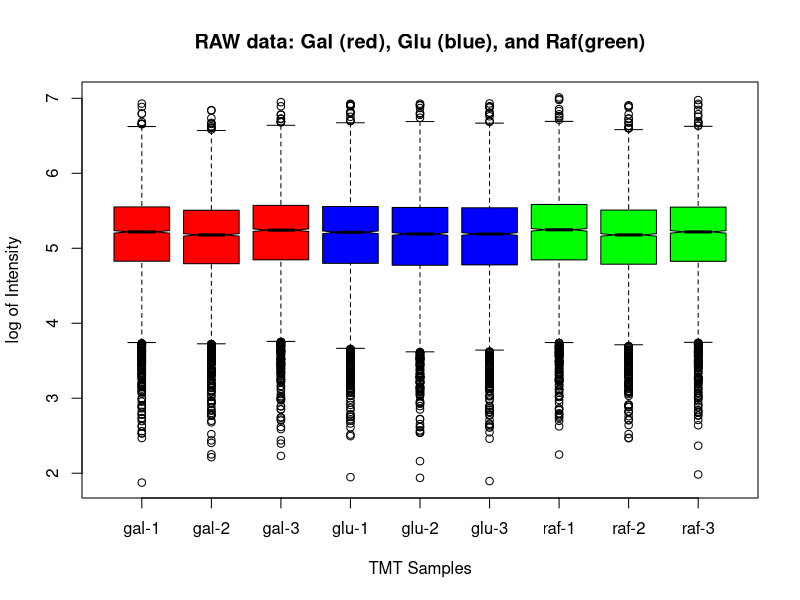
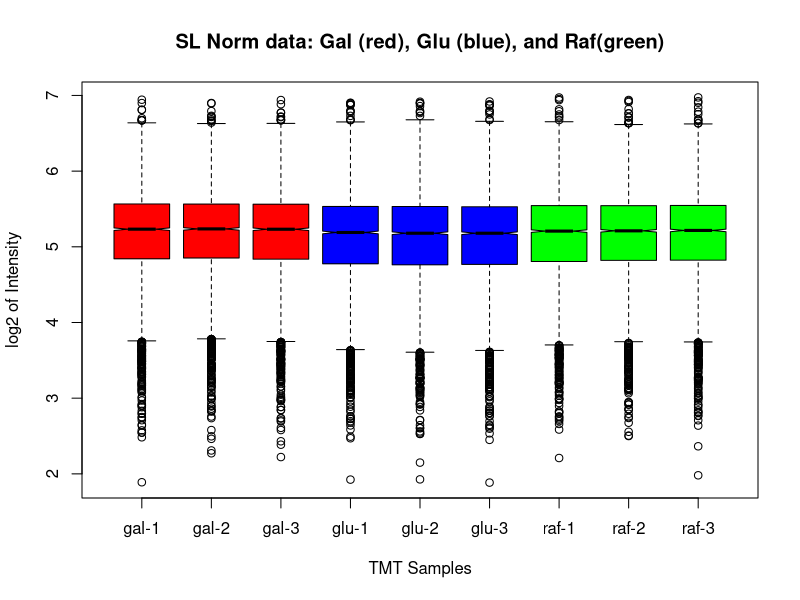
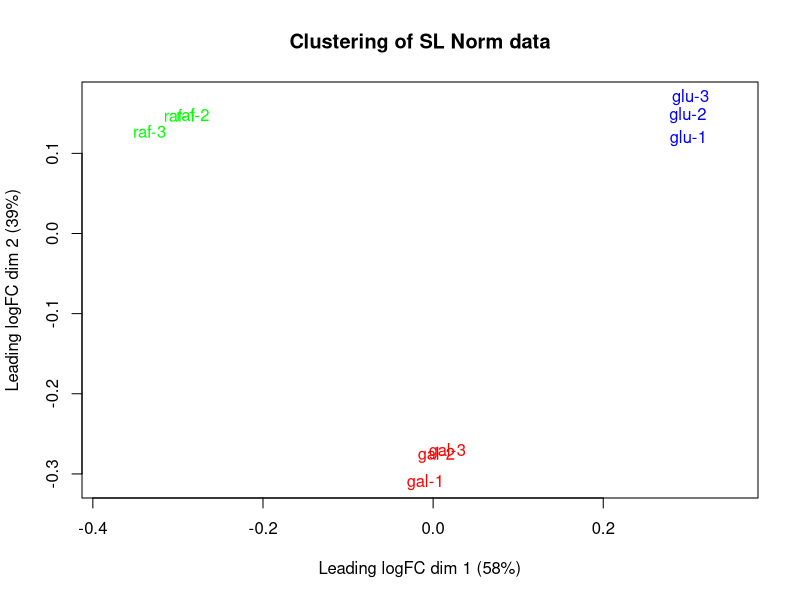
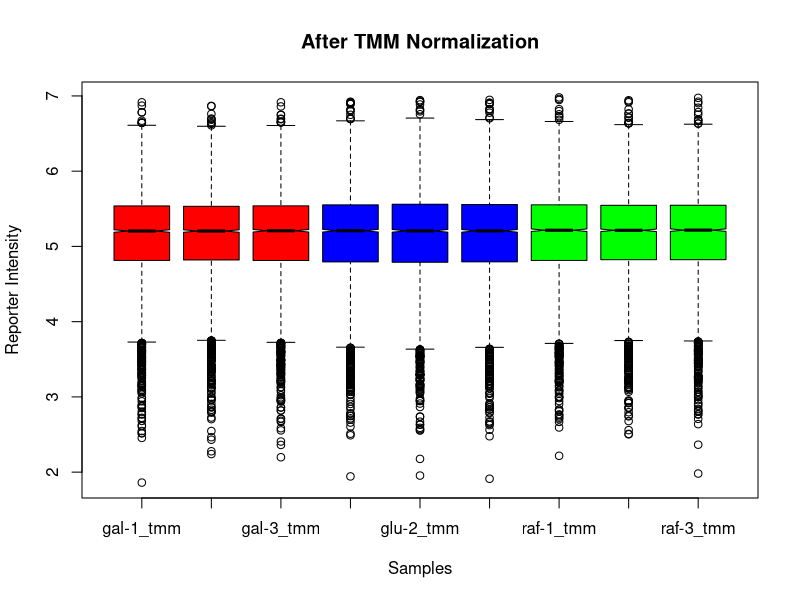
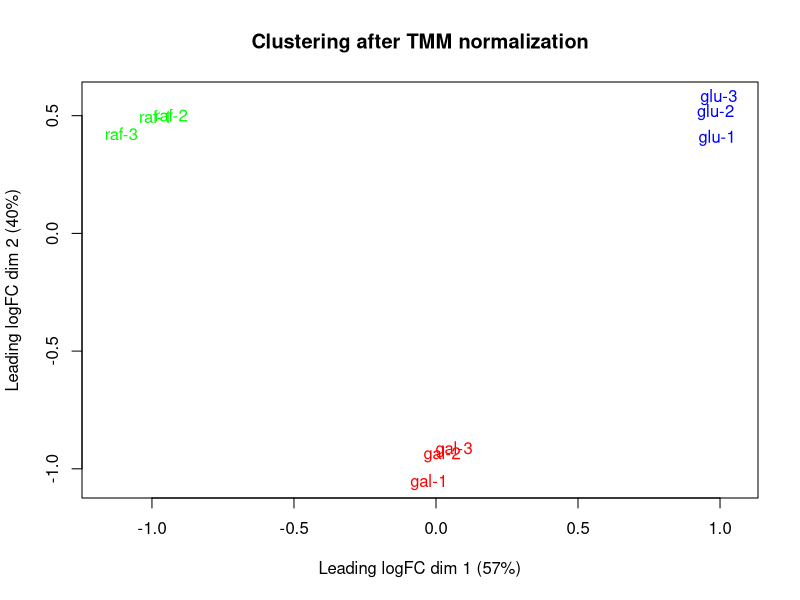
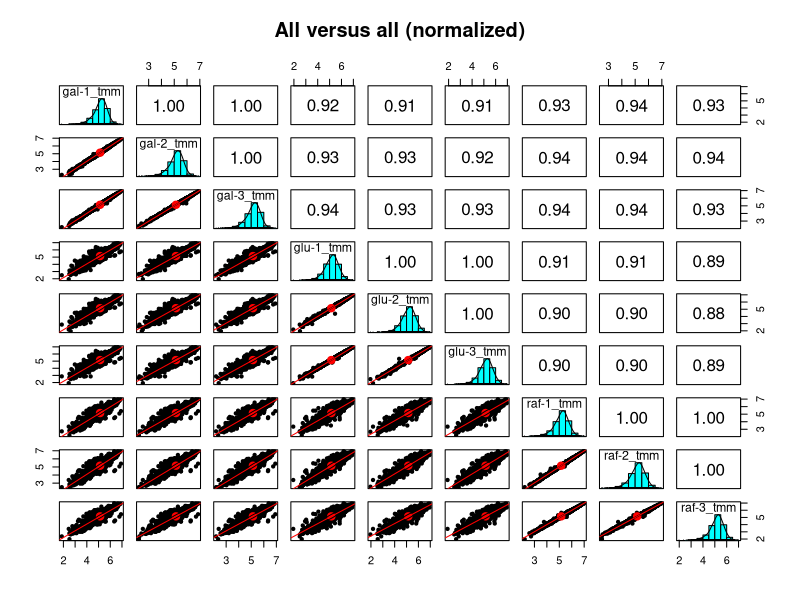
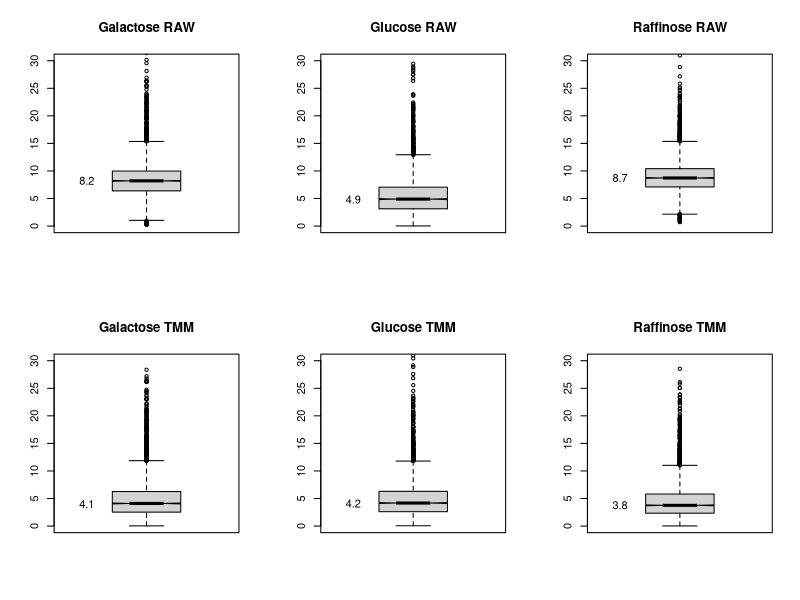
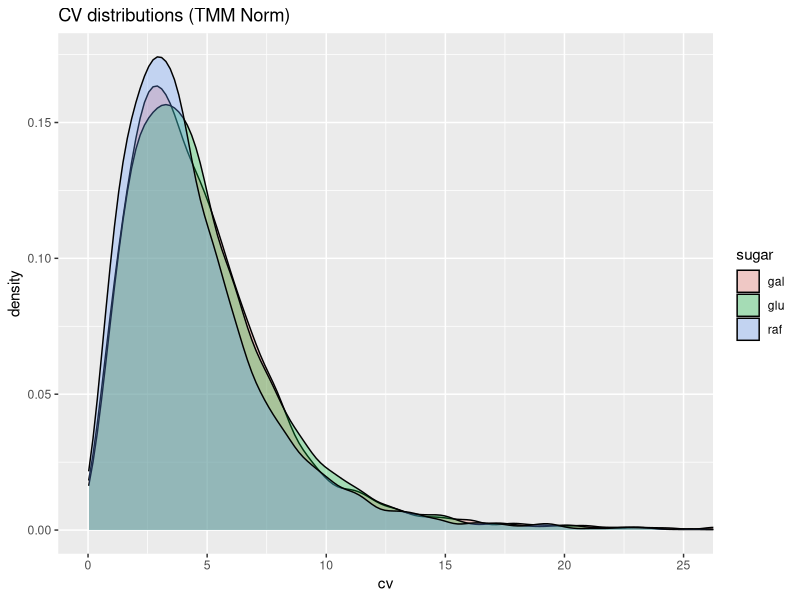

Reproduce these figures in R, in order.

# load libraries first
library("psych")
library("tidyverse")
library("stringr")
library("gridExtra")
library("scales")
library("edgeR")
library("limma")

# load the data file into a data tibble 
raw_data <- read_tsv(file = "R-input.txt")

# separate row identifiers from the data
accession <- raw_data$Accession
tmt_raw <- raw_data %>% select(-c(Accession))

# let's use more descriptive column names
colnames(tmt_raw) <- c("gal-1", "gal-2", "gal-3", 
                        "glu-1", "glu-2", "glu-3",
                        "raf-1", "raf-2", "raf-3")
nrow(tmt_raw)

# let's see what the starting data look like
# set a 3 by 3 color vector
color_vector <- rep(c("red", "blue", "green"), each = 3)

# boxplots of RAW log intensities
boxplot(log10(tmt_raw), col = color_vector, 
        notch = TRUE, main = "RAW data: Gal (red), Glu (blue), and Raf(green)",
        xlab = "TMT Samples", ylab = "log of Intensity")

SL_Norm <- function(df) {
    # This makes each channel sum to the average grand total
        # df - data frame of TMT intensities
        # returns a new data frame with normalized values
    norm_facs <- mean(c(colSums(df))) / colSums(df)
    cat("SL Factors:\n", sprintf("%-5s -> %f\n", colnames(df), norm_facs))
    df_sl  <- sweep(df, 2, norm_facs, FUN = "*")
}

# normalize the raw data
tmt_sl <- SL_Norm(tmt_raw)

# let's see what the SL normalized data look like
boxplot(log10(tmt_sl), col = color_vector, 
        notch = TRUE, main = "SL Norm data: Gal (red), Glu (blue), and Raf(green)",
        xlab = "TMT Samples", ylab = "log2 of Intensity")

# and check clustering
plotMDS(log10(tmt_sl), col = color_vector, main = "Clustering of SL Norm data")

# load data, study design, and row labels into edgeR object
group <- rep(c("gal", "glu", "raf"), each = 3)
y <- DGEList(counts = tmt_raw, group = group, genes = accession)

# run TMM normalization
y <- calcNormFactors(y) 
y$samples

apply_tmm_factors <- function(y) {
    # computes the tmm normalized data from the DGEList object
        # y - DGEList object
        # returns a dataframe with normalized intensities
    
    # compute grand total (library size) scalings
    lib_facs <- mean(y$samples$lib.size) / y$samples$lib.size

    # the TMM factors are library adjustment factors (so divide by them)
    norm_facs <- lib_facs / y$samples$norm.factors

    # compute the normalized data as a new data frame
    tmt_tmm <- as.data.frame(sweep(y$counts, 2, norm_facs, FUN = "*"))
    colnames(tmt_tmm) <- str_c(colnames(tmt_raw), "_tmm")
    
    # return the data frame
    tmt_tmm
}
tmt_tmm <- apply_tmm_factors(y)

# look at intensity distributions across samples after TMM
boxplot(log10(tmt_tmm), 
        col = color_vector,
        xlab = "Samples", ylab = "Reporter Intensity", 
        main = "After TMM Normalization", notch = TRUE)

# check clustering after TMM with MDS plot
plotMDS(y, col = color_vector, main = "Clustering after TMM normalization")

# compare all samples to each other
pairs.panels(log10(tmt_tmm), method = "spearman", 
             lm = TRUE, main = "All versus all (normalized)")

# save the indexes of each condition
gal <- 1:3
glu <- 4:6
raf <- 7:9

CV <- function(df) {
    # Computes CVs of data frame rows
        # df - data frame, 
        # returns vector of CVs (%)
    ave <- rowMeans(df)    # compute averages
    sd <- apply(df, 1, sd) # compute standard deviations
    cv <- 100 * sd / ave   # compute CVs in percent (last thing gets returned)
}

labeled_boxplot <- function(df, ylim, title) {
    # Makes a box plot with the median value labeled
        # df - data frame with data to compute CVs of
        # ylim - upper limit for y-axis
        # title - plot title
    cv = CV(df)
    boxplot(cv, ylim = c(0, ylim), notch = TRUE, main = title)
    text(x = 0.65, y = boxplot.stats(cv)$stats[3], 
         labels = round(boxplot.stats(cv)$stats[3], 1))
}

# make CV distributions for each condition before and after normalization
par(mfrow = c(2, 3))

labeled_boxplot(tmt_raw[gal], 30, "Galactose RAW")
labeled_boxplot(tmt_raw[glu], 30, "Glucose RAW")
labeled_boxplot(tmt_raw[raf], 30, "Raffinose RAW")
labeled_boxplot(tmt_tmm[gal], 30, "Galactose TMM")
labeled_boxplot(tmt_tmm[glu], 30, "Glucose TMM")
labeled_boxplot(tmt_tmm[raf], 30, "Raffinose TMM")

par(mfrow = c(1, 1))

# print CV cutoffs that cature 90% of the proteins
cat("Gal - 90% of CVs less than:", round(quantile(CV(tmt_tmm[gal]), probs = 0.9), 2), "%\n")
cat("Glu - 90% of CVs less than:", round(quantile(CV(tmt_tmm[glu]), probs = 0.9), 2), "%\n")
cat("Raf - 90% of CVs less than:", round(quantile(CV(tmt_tmm[raf]), probs = 0.9), 2), "%\n")

# make a tidy data frame for plotting
cv_gal <- data.frame(cv = CV(tmt_tmm[gal]), sugar = "gal", stringsAsFactors = FALSE)
cv_glu <- data.frame(cv = CV(tmt_tmm[glu]), sugar = "glu", stringsAsFactors = FALSE)
cv_raf <- data.frame(cv = CV(tmt_tmm[raf]), sugar = "raf", stringsAsFactors = FALSE)
cv_long <- rbind(cv_gal, cv_glu, cv_raf)

# density plots
ggplot(cv_long, aes(x = cv, fill = sugar)) +
  geom_density(alpha = 0.3) +
  coord_cartesian(xlim = c(0, 25)) +
  ggtitle("CV distributions (TMM Norm)")

# compute the shared variance estimates and plot variance trends
y <- estimateDisp(y)
plotBCV(y, main = "Carbon Sources")

collect_results <- function(df, tt, x, xlab, y, ylab) {
    # Computes new columns and extracts some columns to make results frame
        # df - data in data.frame
        # tt - top tags from edgeR test
        # x - columns for first condition
        # xlab - label for x
        # y - columns for second condition
        # ylab - label for y
        # returns a new dataframe
    
    # condition average vectors
    ave_x <- rowMeans(df[x])
    ave_y <- rowMeans(df[y])
    
    # FC, direction, candidates
    fc <- ifelse(ave_y > ave_x, (ave_y / ave_x), (-1 * ave_x / ave_y))
    direction <- ifelse(ave_y > ave_x, "up", "down")
    candidate = cut(tt$FDR, breaks = c(-Inf, 0.01, 0.05, 0.10, 1.0), 
                    labels = c("high", "med", "low", "no"))
    
    # make data frame
    temp <- cbind(df[c(x, y)], data.frame(logFC = tt$logFC, FC = fc, 
                                          PValue = tt$PValue, FDR = tt$FDR, 
                                          ave_x = ave_x, ave_y = ave_y, 
                                          direction = direction, candidate = candidate, 
                                          Acc = tt$genes)) 
    
    # fix column headers for averages
    names(temp)[names(temp) %in% c("ave_x", "ave_y")]  <- str_c("ave_", c(xlab, ylab))    
    
    temp # return the data frame
}

# compute the exact test models, p-values, FC, etc.
et <- exactTest(y, pair = c("gal", "glu"))

# see which proteins have the smallest p-values
topTags(et)$table

# make the results table 
tt <- topTags(et, n = Inf, sort.by = "none")$table
gal_glu <- collect_results(tmt_tmm, tt, gal, "gal", glu, "glu")

pvalue_plots <- function(results, ylim, title) {
    # Makes p-value distribution plots
        # results - results data frame
        # ylim - ymax for expanded view
        # title - plot title
    p_plot <- ggplot(results, aes(PValue)) + 
        geom_histogram(bins = 100, fill = "white", color = "black") +
        geom_hline(yintercept = mean(hist(results$PValue, breaks = 100, 
                                     plot = FALSE)$counts[26:100]))

    # we will need an expanded plot
    p1 <- p_plot + ggtitle(str_c(title, " p-value distribution"))
    p2 <- p_plot + coord_cartesian(xlim = c(0, 1.0), ylim = c(0, 50)) + ggtitle("p-values expanded")
    grid.arrange(p1, p2, nrow = 2) # from gridExtra package
}

# check the p-value distribution
pvalue_plots(gal_glu, 50, "Gal vs Glu")

# see how many up and down candidates (10% FDR)
summary(decideTests(et, p.value = 0.10))

# use function from limma for MD plot
plotMD(et, main = "Gal vs Glu TMM Normalized", p.value = 0.10)
abline(h = c(-1, 1), col = "black")

# see how many candidates are in each category
gal_glu %>% count(candidate)

log2FC_plots <- function(results, range, title) {
    # Makes faceted log2FC plots by candidate
        # results - results data frame
        # range - plus/minus log2 x-axis limits
        # title - plot title
    ggplot(results, aes(x = logFC, fill = candidate)) +
        geom_histogram(binwidth=0.1, color = "black") +
        facet_wrap(~candidate) +
        ggtitle(title) + 
        coord_cartesian(xlim = c(-range, range))
}

# can also look at log2FC distributions
log2FC_plots(gal_glu, 3, "LogFC by candidate for Gal vs Glu")

transform <- function(results, x, y) {
    # Make data frame with some transformed columns
        # results - results data frame
        # x - columns for x condition
        # y - columns for y condition
        # return new data frame
    df <- data.frame(log10((results[x] + results[y])/2), 
                     log2(results[y] / results[x]), 
                     results$candidate,
                     -log10(results$FDR))
    colnames(df) <- c("A", "M", "candidate", "P")
    
    df # return the data frame
}

MA_plots <- function(results, x, y, title) {
    # makes MA-plot DE candidate ggplots
        # results - data frame with edgeR results and some condition average columns
        # x - string for x-axis column
        # y - string for y-axis column
        # title - title string to use in plots
        # returns a list of plots 
    
    # uses transformed data
    temp <- transform(results, x, y)
    
    # 2-fold change lines
    ma_lines <- list(geom_hline(yintercept = 0.0, color = "black"),
                     geom_hline(yintercept = 1.0, color = "black", linetype = "dotted"),
                     geom_hline(yintercept = -1.0, color = "black", linetype = "dotted"))

    # make main MA plot
    ma <- ggplot(temp, aes(x = A, y = M)) +
        geom_point(aes(color = candidate, shape = candidate)) +
        scale_y_continuous(paste0("logFC (", y, "/", x, ")")) +
        scale_x_continuous("Ave_intensity") +
        ggtitle(title) + 
        ma_lines
    
    # make separate MA plots
    ma_facet <- ggplot(temp, aes(x = A, y = M)) +
        geom_point(aes(color = candidate, shape = candidate)) +
        scale_y_continuous(paste0("log2 FC (", y, "/", x, ")")) +
        scale_x_continuous("log10 Ave_intensity") +
        ma_lines +
        facet_wrap(~ candidate) +
        ggtitle(str_c(title, " (separated)"))

    # make the plots visible
    print(ma)
    print(ma_facet)
}    

scatter_plots <- function(results, x, y, title) {
    # makes scatter-plot DE candidate ggplots
        # results - data frame with edgeR results and some condition average columns
        # x - string for x-axis column
        # y - string for y-axis column
        # title - title string to use in plots
        # returns a list of plots
    
    # 2-fold change lines
    scatter_lines <- list(geom_abline(intercept = 0.0, slope = 1.0, color = "black"),
                          geom_abline(intercept = 0.301, slope = 1.0, color = "black", linetype = "dotted"),
                          geom_abline(intercept = -0.301, slope = 1.0, color = "black", linetype = "dotted"),
                          scale_y_log10(),
                          scale_x_log10())

    # make main scatter plot
    scatter <- ggplot(results, aes_string(x, y)) +
        geom_point(aes(color = candidate, shape = candidate)) +
        ggtitle(title) + 
        scatter_lines

    # make separate scatter plots
    scatter_facet <- ggplot(results, aes_string(x, y)) +
        geom_point(aes(color = candidate, shape = candidate)) +
        scatter_lines +
        facet_wrap(~ candidate) +
        ggtitle(str_c(title, " (separated)")) 

    # make the plots visible
    print(scatter)
    print(scatter_facet)
}

volcano_plot <- function(results, x, y, title) {
    # makes a volcano plot
        # results - a data frame with edgeR results
        # x - string for the x-axis column
        # y - string for y-axis column
        # title - plot title string
    
    # uses transformed data
    temp <- transform(results, x, y)
    
    # build the plot
    ggplot(temp, aes(x = M, y = P)) +
        geom_point(aes(color = candidate, shape = candidate)) +
        xlab("log2 FC") +
        ylab("-log10 FDR") +
        ggtitle(str_c(title, " Volcano Plot"))
}

# do the gal vs glu MA visualizations
MA_plots(gal_glu, "ave_gal", "ave_glu", "Galactose vs Glucose")

# same comparison with scatter plots
scatter_plots(gal_glu, "ave_gal", "ave_glu", "Galactose vs Glucose")

# the ubiquitous volcano plot
volcano_plot(gal_glu, "ave_gal", "ave_glu", "Galactose vs Glucose")

# compare the conditions to each other
pairs.panels(log10(tmt_tmm[c(gal, glu)]), method = "spearman", 
             lm = TRUE, main = "Galactose versus Glucose")

# compute the exact test models, p-values, FC, etc.
et <- exactTest(y, pair = c("gal", "raf"))

# see which proteins have the smallest p-values
topTags(et)$table

# get the results table 
tt <- topTags(et, n = Inf, sort.by = "none")$table
gal_raf <- collect_results(tmt_tmm, tt, gal, "gal", raf, "raf")

# check the p-value distribution
pvalue_plots(gal_raf, 50, "Gal vs Raf")

# see how many up and down candidates (10% FDR)
summary(decideTests(et, p.value = 0.10))

# use function from limma for MD plot
plotMD(et, main = "Gal vs Raf TMM Normalized", p.value = 0.10)
abline(h = c(-1, 1), col = "black")

# see how many candidates are in each category
gal_raf %>% count(candidate)

# can also look at log2FC distributions
log2FC_plots(gal_raf, 3, "LogFC by candidate for Gal vs Raf")

# make the MA plots
MA_plots(gal_raf, "ave_gal", "ave_raf", "Galactose vs Raffinose")

# scatter plots
scatter_plots(gal_raf, "ave_gal", "ave_raf", "Galactose vs Raffinose")

volcano_plot(gal_raf, "ave_gal", "ave_raf", "Galactose vs Raffinose")

# compare the conditions to each other
pairs.panels(log10(tmt_tmm[c(gal, raf)]), method = "spearman", 
             lm = TRUE, main = "Galactose versus Raffinose")

# compute the exact test models, p-values, FC, etc.
et <- exactTest(y, pair = c("glu", "raf"))

# see which proteins have the smallest p-values
topTags(et)$table

# get the results table 
tt <- topTags(et, n = Inf, sort.by = "none")$table
glu_raf <- collect_results(tmt_tmm, tt, glu, "glu", raf, "raf")

# check the p-value distribution
pvalue_plots(glu_raf, 50, "Glu vs Raf")

# see how many up and down candidates (10% FDR)
summary(decideTests(et, p.value = 0.10))

# use function from limma for MD plot
plotMD(et, main = "Glu vs Raf TMM Normalized", p.value = 0.10)
abline(h = c(-1, 1), col = "black")

# see how many candidates are in each category
glu_raf %>% count(candidate)

# can also look at log2FC distributions
log2FC_plots(glu_raf, 3, "LogFC by candidate for Glu vs Raf")

# MA plots for glu vs raf
MA_plots(glu_raf, "ave_glu", "ave_raf", "Glucose vs Raffinose")

# scatter plots
scatter_plots(glu_raf, "ave_glu", "ave_raf", "Glucose vs Raffinose")

volcano_plot(glu_raf, "ave_glu", "ave_raf", "Glucose vs Raffinose")

# compare the conditions to each other
pairs.panels(log10(tmt_tmm[c(glu, raf)]), method = "spearman", 
             lm = TRUE, main = "Glucose versus Raffinose")

# save the results file to add back to the main spreadsheet
results <- cbind(gal_glu, gal_raf, glu_raf)
write.table(results, "CarbonSources_results.txt", sep = "\t", row.names = FALSE, na = " ")

# log the session information
sessionInfo()
